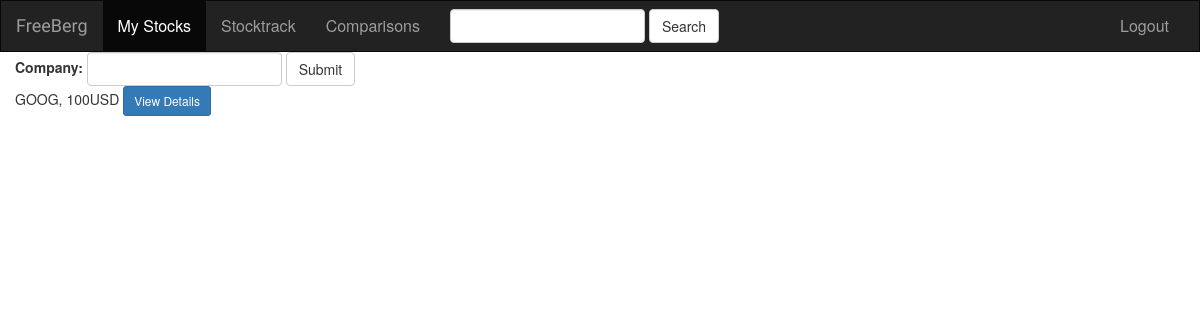
Page /allstocks/ on the earlier database version.
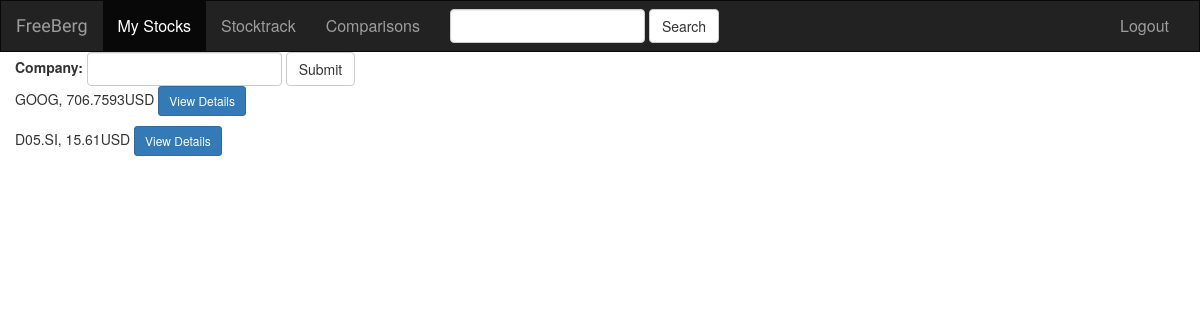
Same page on the later database version.
### stocktracker/models.py (models this page shows, shortened)
class Stock(models.Model):
    company_name = models.CharField(max_length = 100)
    ticker = models.CharField(max_length=10)
    bloom_ticker = models.CharField(max_length=10, null=True)
    lastprice = models.CharField(max_length = 10000000, default ='-')
    open = models.FloatField(blank=True)
    close = models.FloatField(blank=False)
    volume = models.IntegerField(blank=True)
    description = models.TextField(null=True)
    start_date = models.DateField(null=True)

### stocktracker/views.py (the view)
# urls.py: url(r'^allstocks/$', views.allstocks, name='allstocks'),
def allstocks(request):
    stocks = Stock.objects.all()
    query = request.GET.get('q')
    if query:
        stocks = stocks.filter(Q(ticker__icontains=query)|
                               Q(company_name__icontains=query)).distinct()
    context = {'stocks': stocks}
    return render(request, 'stocktracker/allstocks.html', context)

### stocktracker/templates/stocktracker/allstocks.html
{% extends 'stocktracker/base.html' %}
{% block body %}
<div class="albums-container container-fluid">
    <form class="search form-inline" role="form">
        <div class="form-group">
            <label for="company">Company:</label>
            <input type="text" class="form-control" id="company">
        </div>
        <button type="submit" class="btn btn-default">Submit</button>
    </form>
    {% for stock in stocks %}
            <p>
                {{ stock.ticker }},
                {{ stock.lastprice }}USD
                <a href="{% url 'stocktracker:individual_stock' stock.id %}" class="btn btn-primary btn-sm" role="button">View Details</a>
            </p>
    {% endfor %}
{% endblock %}

### stocktracker/templates/stocktracker/base.html (shortened to what this page needs)
<!DOCTYPE html>
<html lang="en">
<head>
    {% load staticfiles %}
    <link rel="stylesheet" href="https://maxcdn.bootstrapcdn.com/bootstrap/3.3.6/css/bootstrap.min.css" />
    <link rel="stylesheet" type="text/css" href="{% static 'stocktracker/style.css' %}" />
</head>
<body>
        <nav class="navbar navbar-inverse">
                <div class="container-fluid">
                    <div class="navbar-header">
                        <a href="{% url 'stocktracker:index' %}" class="navbar-brand">FreeBerg</a>
                    </div>
                    <div class="collapse navbar-collapse" id="MainNavBar">
                        <ul class="nav navbar-nav">
                            <li class="active"><a href="#">My Stocks</a></li>
                            <li><a href="{% url 'stocktracker:allstocks' %}">Stocktrack</a></li>
                            <li><a href="#">Comparisons</a></li>
                        </ul>
                        <form class="navbar-form navbar-left" role="search" method="GET" action="">
                            <div class="form-group">
                            <input type="text" class="form-control" name="q" value="{{ request.GET.q }}">
                            </div>
                        <button type="submit" class="btn btn-default">Search</button>
                        </form>
                        <ul class="nav navbar-nav navbar-right">
                            <li><a href="#">Logout</a></li>
                        </ul>
                    </div>
                </div>
        </nav>
{% block body %}
{% endblock %}
</body>
</html>

### stocktracker/static/stocktracker/style.css (style rules this page uses)
body { background: white; }
.navbar { border-radius:0; margin:0; }
.navbar-brand { font-family: 'Satisfy','cursive'; }
.nav { font-size: 16px; }

Differences in the rows shown:
changed Stock "GOOG": lastprice "100" → "706.7593"
added Stock: ticker "D05.SI", lastprice "15.61"
